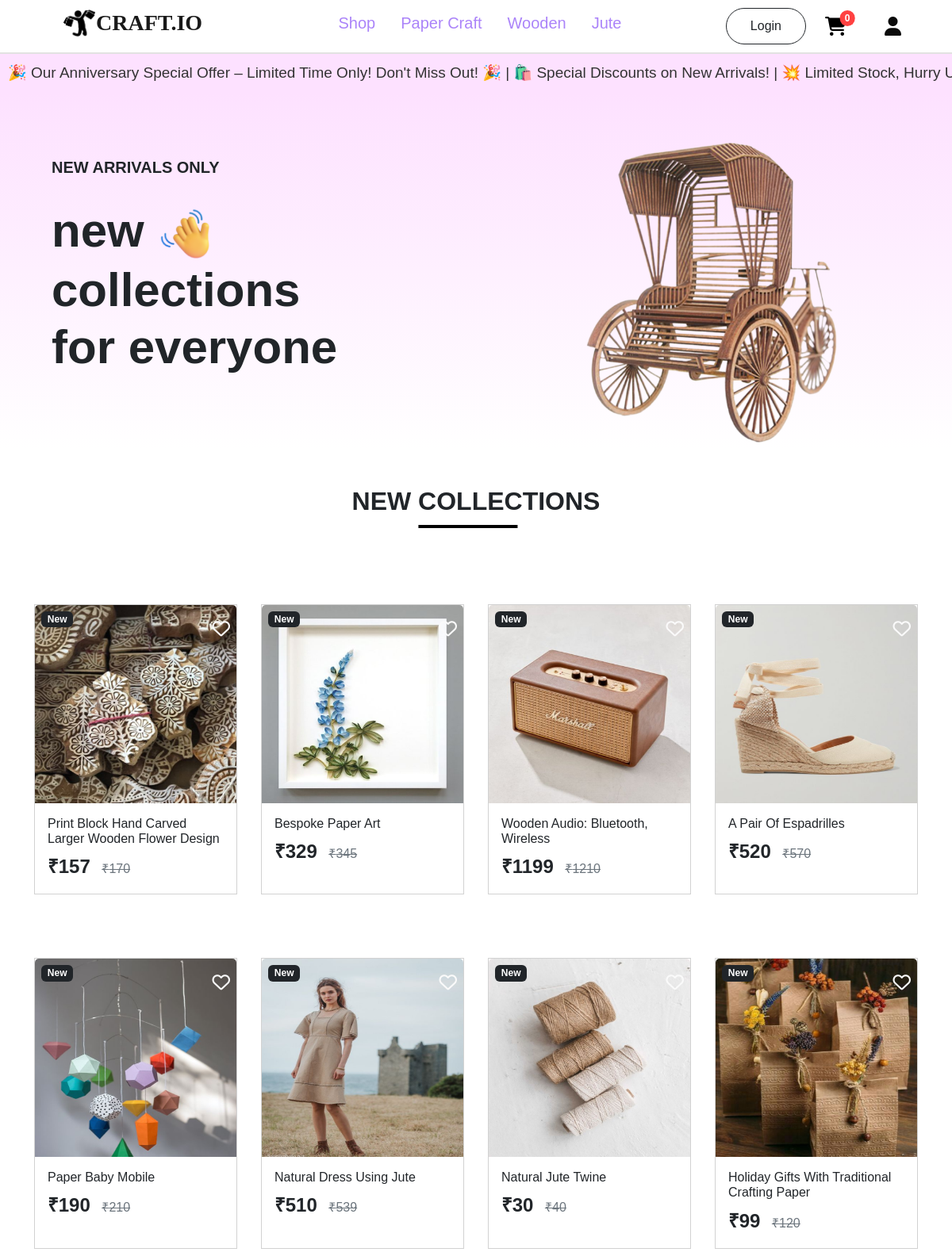
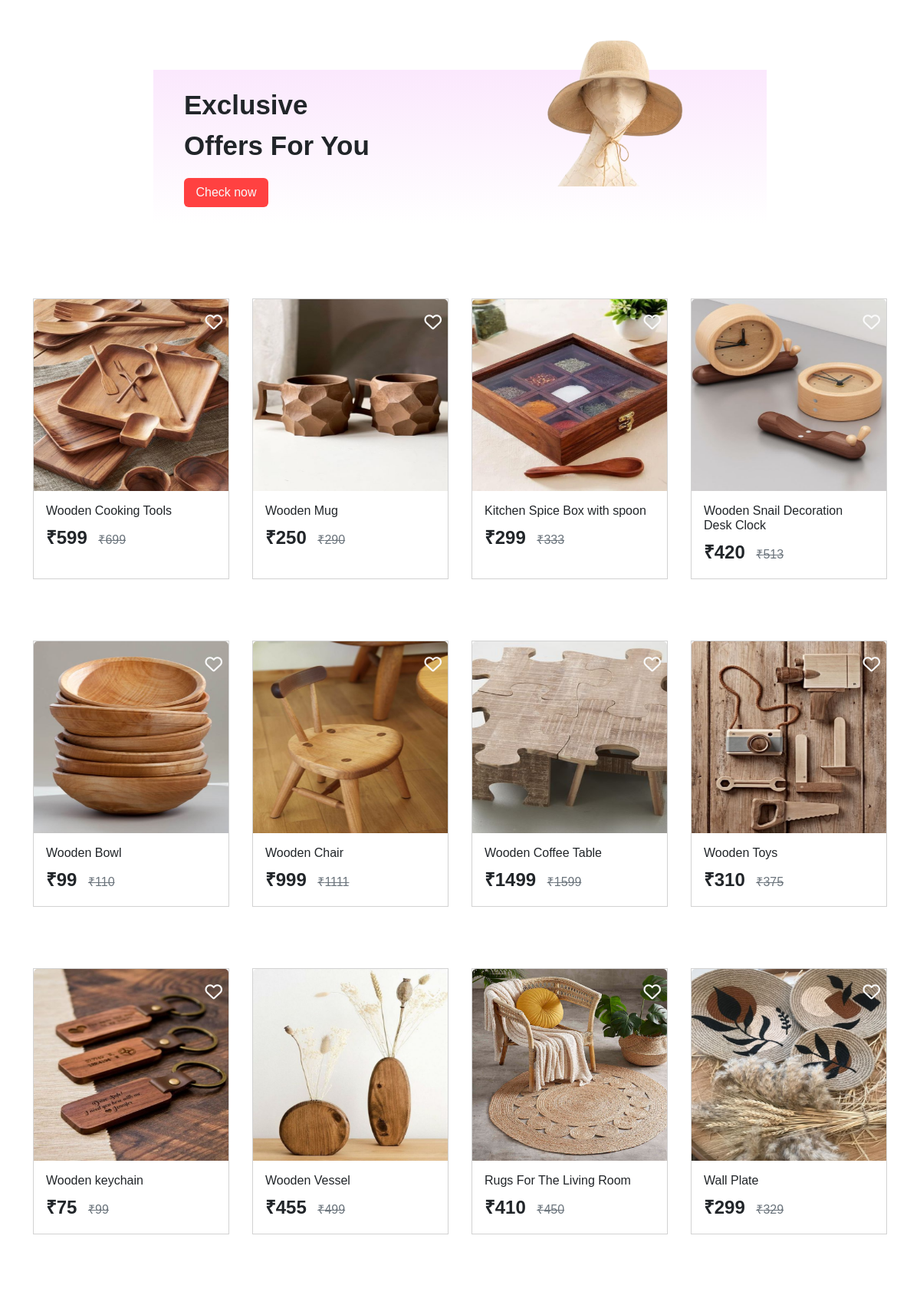
The page / (upper part) on the database its author committed (2 pictures, top to bottom).
### account/models.py (models this page shows, shortened)
class Productss(models.Model):
    title=models.CharField(max_length=100)
    description=models.CharField(max_length=500)
    price=models.IntegerField()
    offerprice=models.IntegerField()
    image=models.ImageField(upload_to='product_images')
    stock=models.IntegerField()
    ShippingFee=models.CharField(max_length=100,default='Free')
    created_at = models.DateTimeField(default=timezone.now)
    options=(
        ('PaperCraft','PaperCraft'),
        ('Wooden','Wooden'),
        ('Jute','Jute'),
    )
    category=models.CharField(max_length=100,choices=options)

### customer/views.py (the view)
# urls.py: path('',ShopView.as_view(),name='shop'),
class ShopView(ListView):
    template_name='shop.html'
    queryset=Productss.objects.all()
    context_object_name='products'
    def get_context_data(self, **kwargs):
        context = super().get_context_data(**kwargs)
        latest_products = Productss.objects.all().order_by('-created_at')[:8]
        context['latest_products'] = latest_products
        return context

### customer/context_processors.py (called while the page is built)
def item_count(request):
    if request.user.is_authenticated:
        cart_count=Cart.objects.filter(user=request.user).count()
        wishlist_count=Wishlist.objects.filter(user=request.user).count()
        order_count=Orders.objects.filter(user=request.user).count()
        return {'cart':cart_count,'wishlist':wishlist_count,'order':order_count}
    else:
        return {"cart":0,'wishlist':0,"order":0}

### customer/templates/shop.html (shortened to what this page needs)
{% extends 'navbar.html' %}
{% block content %}
{% load static %}
<div class="overflow-hidden" style="background-color: #fde1ff; padding: 10px; white-space: nowrap;">
    <marquee behavior="scroll" direction="left" style="font-size: 19px; color: #333;">
        🎉 Our Anniversary Special Offer – Limited Time Only! Don't Miss Out! 🎉 |
        🛍️ Special Discounts on New Arrivals! | 💥 Limited Stock, Hurry Up!
    </marquee>
</div>
<div class="d-flex align-items-center" style="background: linear-gradient(to top,white, #fde1ff);">
    <div class="col" style="margin-left: 65px;">
        <h6 style="font-size: 20px; font-weight: bold;">NEW ARRIVALS ONLY</h6><br>
        <h1 style="font-size: 60px; font-weight: bold; font-stretch: expanded;">
            new
            <img src="{% static 'image/hand_icon.png' %}" alt="" style="height: 70px;"><br>
            collections<br>for everyone
        </h1>
    </div>
    <div class="col" style="margin-left: 200px;">
        <img src="{% static 'image/hero_image.png' %}" alt="" style="height: 400px;" class="mt-5">
    </div>
</div>
<div style="text-align: center;">
    <h2 class="text-center mt-5 newcl" style="font-weight: 600;">NEW COLLECTIONS</h2>
</div>
<div class="d-flex justify-content-center flex-wrap mt-5" style="gap: 30px;">
    {% for i in latest_products %}
    <div class="card" style="width: 16rem; border-radius: 0%; margin-top: 50px;">
        <img src="{{i.image.url}}" height="250px" class="card-img-top" alt="...">
        <span class="badge bg-dark position-absolute top-0 start-0 m-2" style="z-index: 10;">New</span>
        <a href="{% url 'add_to_wishlist' i.id %}" class="mt-2 position-absolute top-0 end-0 m-2 text-danger" style="font-size: 30px; z-index: 10;">
            <i class="fa-regular fa-heart fa-fade fa-xs" style="color: #fafafa;"></i>
        </a>
        <div class="card-body">
            <h6 class="card-title">{{i.title}}</h6>
            <p class="card-text" style="display: inline; margin-right: 10px;">
                <b style="font-size: x-large;">&#8377;{{i.offerprice}}</b>
            </p>
            <s class="card-text text-secondary">&#8377;{{i.price}}</s>
        </div>
    </div>
    {% endfor %}
</div>
<div class="d-flex align-items-center"
    style="background: linear-gradient(to top, white, #fbe8fd); margin-left: 200px; margin-right: 200px; margin-top: 100px; height: 200px;">
    <div class="col">
        <p style="font-stretch: expanded; margin-left: 40px; font-size: 35px; font-weight: 600;">
            Exclusive <br> Offers For You
        </p>
        <button class="btn text-light justify-content-center" style="background-color: #ff4141; margin-left: 40px; width: 110px;">Check now</button>
    </div>
    <div class="col" style="margin-left: 200px;">
        <img src="{% static 'image/shop2.png' %}" alt="" style="height: 400px;padding-bottom: 160px;" class="mt-4">
    </div>
</div>
<div class="d-flex justify-content-center flex-wrap mt-5 mb-5" style="gap: 30px;">
    {% for i in products %}
    <div class="card" style="width: 16rem; border-radius: 0%; margin-top: 50px; position: relative;">
        <img src="{{i.image.url}}" height="250px" class="card-img-top" alt="...">
        <a href="{% url 'add_to_wishlist' i.id %}" class="mt-2 position-absolute top-0 end-0 m-2 text-danger" style="font-size: 30px; z-index: 10;">
            <i class="fa-regular fa-heart fa-fade fa-xs" style="color: #fafafa;"></i>
        </a>
        <div class="card-body">
            <h6 class="card-title">{{i.title}}</h6>
            <p class="card-text" style="display: inline; margin-right: 10px;">
                <b style="font-size: x-large;">&#8377;{{i.offerprice}}</b>
            </p>
            <s class="card-text text-secondary">&#8377;{{i.price}}</s>
        </div>
    </div>
    {% endfor %}
</div>
{% endblock content %}

### customer/templates/navbar.html (style rules this page uses)
* { font-family: 'Parkinsans', sans-serif; }
.form-control, .btn { display: flex; align-items: center; }

### customer/templates/shop.html (style rules this page uses)
.card { transition: transform 0.6s ease, box-shadow 0.6s ease; }
.newcl { display: inline-block; position: relative; padding-bottom: 5px; }
.newcl::after { content: ''; position: absolute; bottom: 0; left: 50%; width: 40%; height: 4px; background-color: black; transform: translateX(-50%); margin: -10px; }

### rows shown on the page
Productss: image (picture), title "Print Block Hand Carved Larger Wooden Flower Design", offerprice "157", price "170"
Productss: image (picture), title "Bespoke Paper Art", offerprice "329", price "345"
Productss: image (picture), title "Wooden Audio: Bluetooth, Wireless", offerprice "1199", price "1210"
Productss: image (picture), title "A Pair Of Espadrilles", offerprice "520", price "570"
Productss: image (picture), title "Paper Baby Mobile", offerprice "190", price "210"
Productss: image (picture), title "Natural Dress Using Jute", offerprice "510", price "539"
Productss: image (picture), title "Natural Jute Twine", offerprice "30", price "40"
Productss: image (picture), title "Holiday Gifts With Traditional Crafting Paper", offerprice "99", price "120"
Productss: image (picture), title "Wooden Cooking Tools", offerprice "599", price "699"
Productss: image (picture), title "Wooden Mug", offerprice "250", price "290"
Productss: image (picture), title "Kitchen Spice Box with spoon", offerprice "299", price "333"
Productss: image (picture), title "Wooden Snail Decoration Desk Clock", offerprice "420", price "513"
Productss: image (picture), title "Wooden Bowl", offerprice "99", price "110"
Productss: image (picture), title "Wooden Chair", offerprice "999", price "1111"
Productss: image (picture), title "Wooden Coffee Table", offerprice "1499", price "1599"
Productss: image (picture), title "Wooden Toys", offerprice "310", price "375"
Productss: image (picture), title "Wooden keychain", offerprice "75", price "99"
Productss: image (picture), title "Wooden Vessel", offerprice "455", price "499"
Productss: image (picture), title "Rugs For The Living Room", offerprice "410", price "450"
Productss: image (picture), title "Wall Plate", offerprice "299", price "329"

### other values the page prints
{{ cart }} "0"
